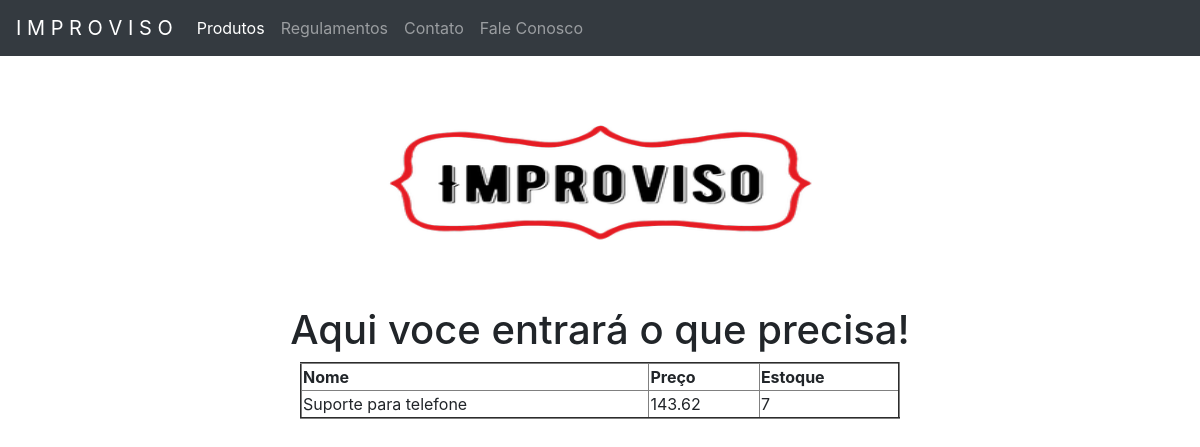
/produtos, run on an earlier commit of the app's database.
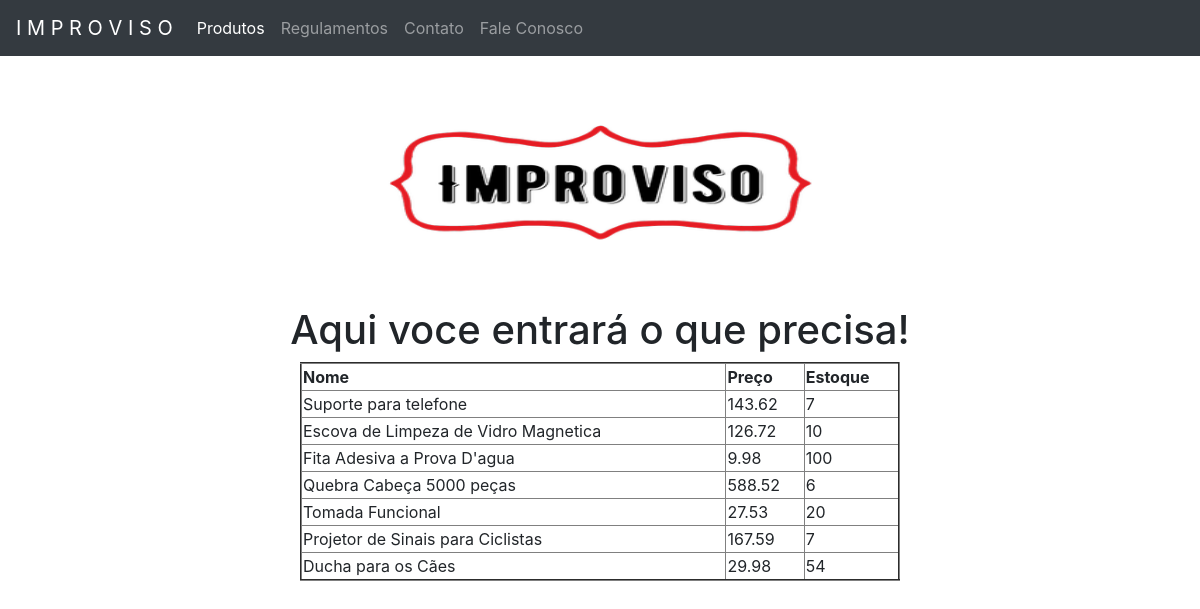
And on a later commit of the database.
### core/models.py (models this page shows)
class Produtos (models.Model):
    nome = models.CharField('Nome', max_length=100)
    preco = models.DecimalField('price', decimal_places=2, max_digits=6)
    estoque = models.IntegerField('estoque')

### core/views.py (the view)
# urls.py: path('produtos', produtos),
def produtos(request):
    listaDeProdutos = Produtos.objects.all()
    context = {
        'Produtos': listaDeProdutos
    }
    return render(request, 'produtos.html',context)

### core/templates/produtos.html (shortened to what this page needs)
<!DOCTYPE html>
{% load static %}
<html lang="pt-br">
<head>
        <link rel="stylesheet" href="{% static 'css/produto.css' %}">
<link rel="stylesheet" href="https://stackpath.bootstrapcdn.com/bootstrap/4.4.1/css/bootstrap.min.css">
</head>
<body>
<nav class="navbar navbar-expand-lg navbar navbar-dark bg-dark">
  <a class="navbar-brand" href="#">I M P R O V I S O</a>
  <div class="collapse navbar-collapse" id="navbarText">
    <ul class="navbar-nav mr-auto">
      <li class="nav-item active">
        <a class="nav-link" href="produtos">Produtos <span class="sr-only">(current)</span></a>
      </li>
      <li class="nav-item">
        <a class="nav-link" href="regulamentos">Regulamentos</a>
      </li>
      <li class="nav-item">
        <a class="nav-link" href="contato">Contato</a>
      </li>
         <li class="nav-item">
        <a class="nav-link" href="faleConosco">Fale Conosco</a>
      </li>
    </ul>
  </div>
</nav>
 <center>
        <img src= "{% static 'img/logo.png'%}" width="850px" height="250px"
    </center>
          <h1> Aqui voce entrará o que precisa! </h1>
</head>
<body>
    <table border="2">
        <thead>
        <tr>
            <th>Nome</th>
            <th>Preço</th>
            <th>Estoque</th>
        </tr>
        </thead>
        <tbody>
        {% for p in Produtos%}
        <tr>
            <td>{{p.nome}}</td>
            <td>{{p.preco}}</td>
            <td>{{p.estoque}}</td>
        {% endfor %}
        </tr>
        </tbody>
    </table>
</body>
</html>

### core/static/css/produto.css (style rules this page uses)
table { page-break-inside: auto; width: 50%; }
tr { page-break-inside: avoid; page-break-after: auto }
thead { display: table-header-group }

What changed in the data, as far as the page shows it:
added Produtos: nome "Escova de Limpeza de Vidro Magnetica", preco "126.72", estoque "10"
added Produtos: nome "Fita Adesiva a Prova D'agua", preco "9.98", estoque "100"
added Produtos: nome "Quebra Cabeça 5000 peças", preco "588.52", estoque "6"
added Produtos: nome "Tomada Funcional", preco "27.53", estoque "20"
added Produtos: nome "Projetor de Sinais para Ciclistas", preco "167.59", estoque "7"
added Produtos: nome "Ducha para os Cães", preco "29.98", estoque "54"
